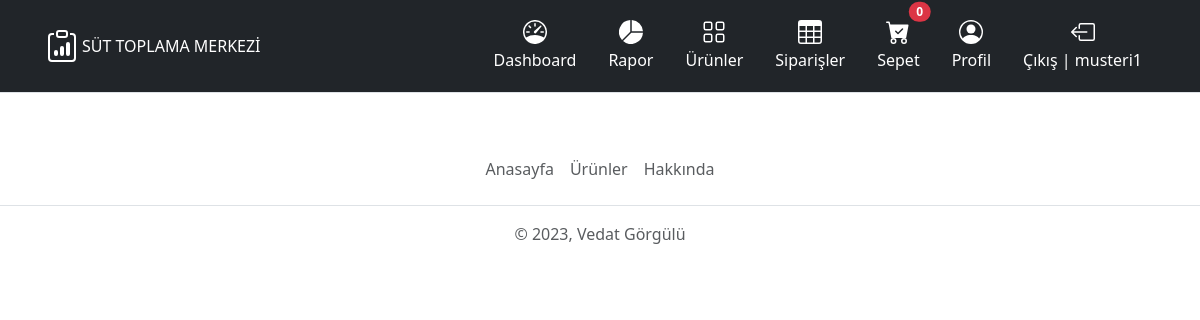
Before: /store/ (signed in) with the older database file.
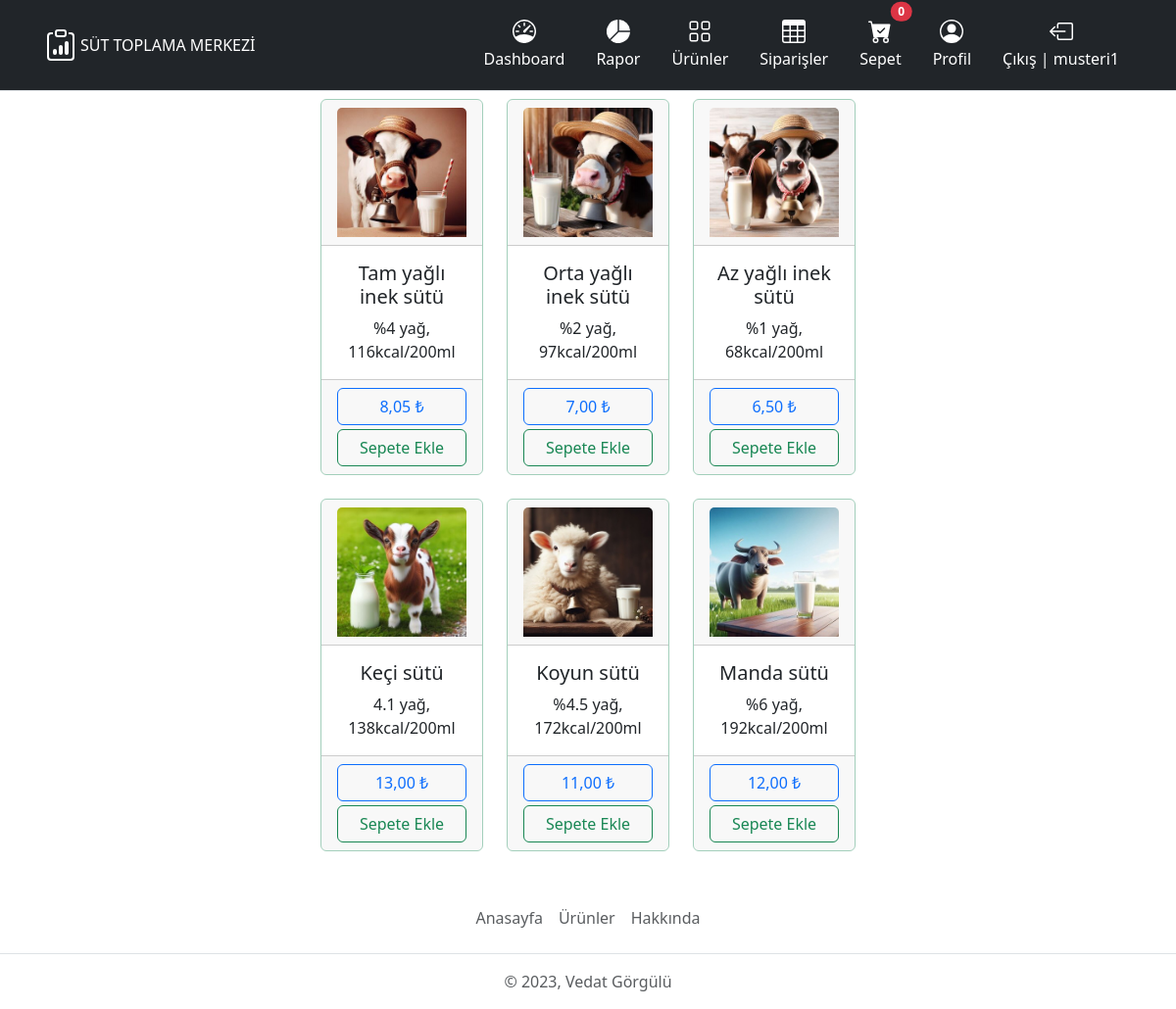
After: the same page with the newer database file.
### store/models.py (models this page shows, shortened)
class Product(models.Model):
    name = models.CharField(max_length=200, null=True)
    description = models.CharField(max_length=200, null=True)
    price = models.DecimalField(max_digits=7, decimal_places=2)
    image = models.ImageField(null=True, blank=True)
    @property
    def imageUrl(self):
        try:
            url = self.image.url
        except:
            url = ''
        return url

### store/views.py (the view)
# urls.py: path('', views.store, name='store'),
@login_required(login_url='account:login')
def store(request):
    if request.user.is_authenticated:
        customer = request.user.customer
        order, created = Order.objects.get_or_create(
            customer=customer, complete=False
        )
        cart_items = order.get_cart_items
    else:
        order = {'get_cart_total': 0, 'get_cart_items': 0}
        cart_items = order['get_cart_items']
    products = Product.objects.all()
    context = {
        'products': products,
        'cart_items': cart_items,
    }
    return render(request, 'store/store.html', context=context)

### store/models.py (called while the page is built)
    @property
    def get_cart_items(self):
        order_items = self.orderitem_set.all()
        total_item = sum([item.quantity for item in order_items])
        return total_item

### store/templates/store/store.html
{% extends 'base.html' %}
{% load static %}
{% block content %}
  <div class="row">
    <div class="col-lg-3"></div>
    <div class="col-lg-6">
      <div class="row row-cols-2 row-cols-md-3 g-4">
        {% for product in products %}
          <div class="col">
            <div class="card border-success-subtle text-center h-100">
              <div class="card-header">
                <img src="{{ product.imageUrl }}" class="card-img-top" />
              </div>
              <div class="card-body">
                <h5 class="card-title">{{ product.name }}</h5>
                <p class="card-text">{{ product.description }}</p>
              </div>
              <div class="card-footer">
                <button type="button" class="btn btn-outline-primary w-100 mb-1">{{ product.price }} ₺</button>
                <button type="button" data-product="{{ product.id }}" data-action="add" class="update-cart btn btn-outline-success w-100">Sepete Ekle</button>
              </div>
            </div>
          </div>
        {% endfor %}
      </div>
    </div>
    <div class="col-lg-3"></div>
  </div>
{% endblock %}

### templates/base.html (shortened to what this page needs)
{% load static %}
<!DOCTYPE html>
<html lang="en">
  <head>
    <link rel="stylesheet" href="{% static 'css/bootstrap.min.css' %}" />
    <link rel="stylesheet" href="{% static 'css/dataTables.bootstrap5.min.css' %}" />
    {% load mapbox_location_field_tags %}
  </head>
  <body>
    {% include 'partials/_navbar.html' %}
    <div class="container">
      {% block content %}
      {% endblock %}
    </div>
    {% include 'partials/_footer.html' %}
  </body>
</html>

### templates/partials/_externaljs.html (shortened to what this page needs)
{% load static %}

### templates/partials/_navbar.html (shortened to what this page needs)
<header>
  <div class="px-3 py-2 mb-2 text-bg-dark border-bottom">
    <div class="container">
      <div class="d-flex flex-wrap align-items-center justify-content-center justify-content-lg-start">
        <a href="/" class="d-flex align-items-center my-2 my-lg-0 me-lg-auto text-white text-decoration-none">
          SÜT TOPLAMA MERKEZİ
        </a>
        <ul class="nav col-12 col-lg-auto my-2 justify-content-center my-md-0 py-1 text-small">
          <li>
            <a href="{% url 'mainboard:mainboard' %}" class="nav-link text-white">
              Dashboard
            </a>
          </li>
          <li>
            <a href="{% url 'mainboard:chart' %}" class="nav-link text-white">
              <svg xmlns="http://www.w3.org/2000/svg" width="24" height="24" fill="currentColor" class="bi d-block mx-auto mb-1" viewBox="0 0 16 16">
                <path d="M15.985 8.5H8.207l-5.5 5.5a8 8 0 0 0 13.277-5.5zM2 13.292A8 8 0 0 1 7.5.015v7.778l-5.5 5.5zM8.5.015V7.5h7.485A8.001 8.001 0 0 0 8.5.015z" />
              </svg>Rapor
            </a>
          </li>
          <li>
            <a href="{% url 'store:store' %}" class="nav-link text-white">
              Ürünler
            </a>
          </li>
          <li>
            <a href="{% url 'mainboard:user-page' %}" class="nav-link text-white">
              Siparişler
            </a>
          </li>
          {% if request.user.is_authenticated %}
            <li>
              <a href="{% url 'store:shopping-cart' %}" class="nav-link text-white position-relative">
                Sepet<span class="position-absolute top-0 start-60 translate-middle badge rounded-pill bg-danger">{{ cart_items }}</span>
              </a>
            </li>
            <li>
              <a href="{% url 'mainboard:account' %}" class="nav-link text-white">
                Profil
              </a>
            </li>
            <li>
              <a href="{% url 'account:logout' %}" class="nav-link text-white">
                Çıkış | {{ request.user }}
              </a>
            </li>
          {% endif %}
        </ul>
      </div>
    </div>
  </div>
</header>

### templates/partials/_footer.html
<footer class="footer mt-5">
  <ul class="nav justify-content-center border-bottom pb-3 mb-3">
    <li class="nav-item">
      <a href="#" class="nav-link px-2 text-body-secondary">Anasayfa</a>
    </li>
    <li class="nav-item">
      <a href="#" class="nav-link px-2 text-body-secondary">Ürünler</a>
    </li>
    <li class="nav-item">
      <a href="#" class="nav-link px-2 text-body-secondary">Hakkında</a>
    </li>
  </ul>
  <p class="text-center text-body-secondary">© 2023, Vedat Görgülü</p>
</footer>

Changed rows visible on the page:
added Product: imageUrl (picture), name "Tam yağlı inek sütü", description "%4 yağ, 116kcal/200ml", price "8,05"
added Product: imageUrl (picture), name "Orta yağlı inek sütü", description "%2 yağ, 97kcal/200ml", price "7,00"
added Product: imageUrl (picture), name "Az yağlı inek sütü", description "%1 yağ, 68kcal/200ml", price "6,50"
added Product: imageUrl (picture), name "Keçi sütü", description "4.1 yağ, 138kcal/200ml", price "13,00"
added Product: imageUrl (picture), name "Koyun sütü", description "%4.5 yağ, 172kcal/200ml", price "11,00"
added Product: imageUrl (picture), name "Manda sütü", description "%6 yağ, 192kcal/200ml", price "12,00"
